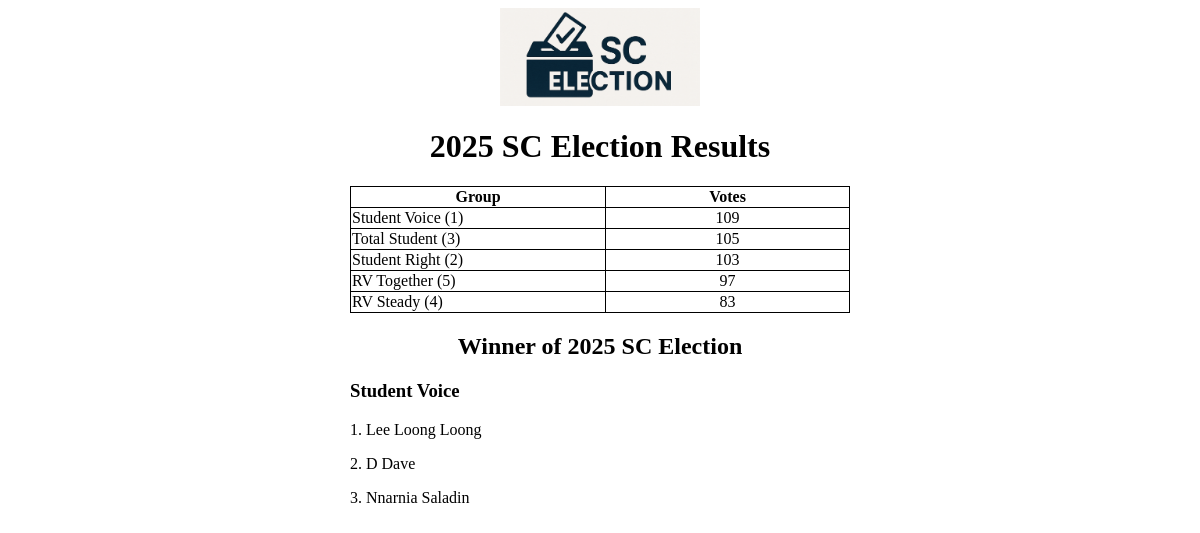
The page / on the database its author committed.
### tables this page shows
CREATE TABLE `groups` (
                        `group_id` TEXT,
                        `name` TEXT NOT NULL,
                        PRIMARY KEY(`group_id`)
                    );

CREATE TABLE `candidates` (
                            `candidate_id` TEXT,
                            `name` TEXT NOT NULL,
                            `cls` TEXT NOT NULL,
                            `gender` TEXT NOT NULL CHECK(gender IN ( 'male' , 'female' )),
                            PRIMARY KEY(`candidate_id`)
                        );

### main.py (the view)
@app.route("/")
def index():
    conn = sqlite3.connect("sc_election_2025.db")
    group_id, result = voting_result(conn)
    details = get_details(conn, group_id)
    conn.close()
    return render_template("index.html", result=result, details=details)

### main.py (called while the page is built)
def voting_result(conn):
    sql = '''
        SELECT groups.name, groups.group_id, COUNT(*) FROM votes
            JOIN groups ON groups.group_id = votes.vote
        GROUP BY votes.vote
        ORDER BY COUNT(*) DESC
    '''
    cur = conn.execute(sql)
    result = cur.fetchall()
    for row in result:
        print(f'{row[0]:20} ({row[1]}) - {row[2]}')
    return (result[0][1], result)

def get_details(conn, group_id):
    sql = '''
        SELECT groups.name, candidates.name FROM groups
            JOIN candidate_group ON groups.group_id = candidate_group.group_id
            JOIN candidates ON candidates.candidate_id = candidate_group.candidate_id
        WHERE groups.group_id = ?
    '''
    cur = conn.execute(sql, (group_id,))
    details = cur.fetchall()
    print_out = f'{details[0][0]} - \n'
    for detail in details:
        print_out += detail[1] + '\n'
    print(print_out[:-1])
    return details

### templates/index.html (shortened to what this page needs)
<!DOCTYPE html>
<html>
	<head>
		<link rel="stylesheet" href="{{url_for('static', filename='style.css')}}">
	</head>
	<body>
		<img src="{{url_for('static', filename='logo.png')}}" alt="logo">
		<h1>
			2025 SC Election Results
		</h1>
		<table>
			<tr>
				<th>Group</th>
				<th>Votes</th>
			</tr>
			{% for r in result %}
			<tr>
				<td>{{r[0]}} ({{r[1]}})</td>
				<td class="v">{{r[2]}}</td>
			</tr>
			{% endfor %}
		</table>
		<h2>Winner of 2025 SC Election</h2>
		<section>
			<h3>{{details[0][0]}}</h3>
			{% for n in range(details|length) %}
			<p>{{n + 1}}. {{details[n][1]}}</p>
			{% endfor %}
		</section>
	</body>
</html>

### static/style.css (style rules this page uses)
h1, h2, .v { text-align:center }
table, td, th { width: 500px; border: 1px black solid; border-collapse: collapse; margin-left: auto; margin-right: auto }
section { width: 500px; margin-left: auto; margin-right: auto }
img { width: 200px; display: block; margin-left: auto; margin-right: auto }

### rows shown on the page
groups: name "Student Voice", group_id "1", r "109"
groups: name "Total Student", group_id "3", r "105"
groups: name "Student Right", group_id "2", r "103"
groups: name "RV Together", group_id "5", r "97"
groups: name "RV Steady", group_id "4", r "83"
candidates: name "Lee Loong Loong"
candidates: name "D Dave"
candidates: name "Nnarnia Saladin"

### other values the page prints
{{ n + 1 }} "1" "2" "3"
